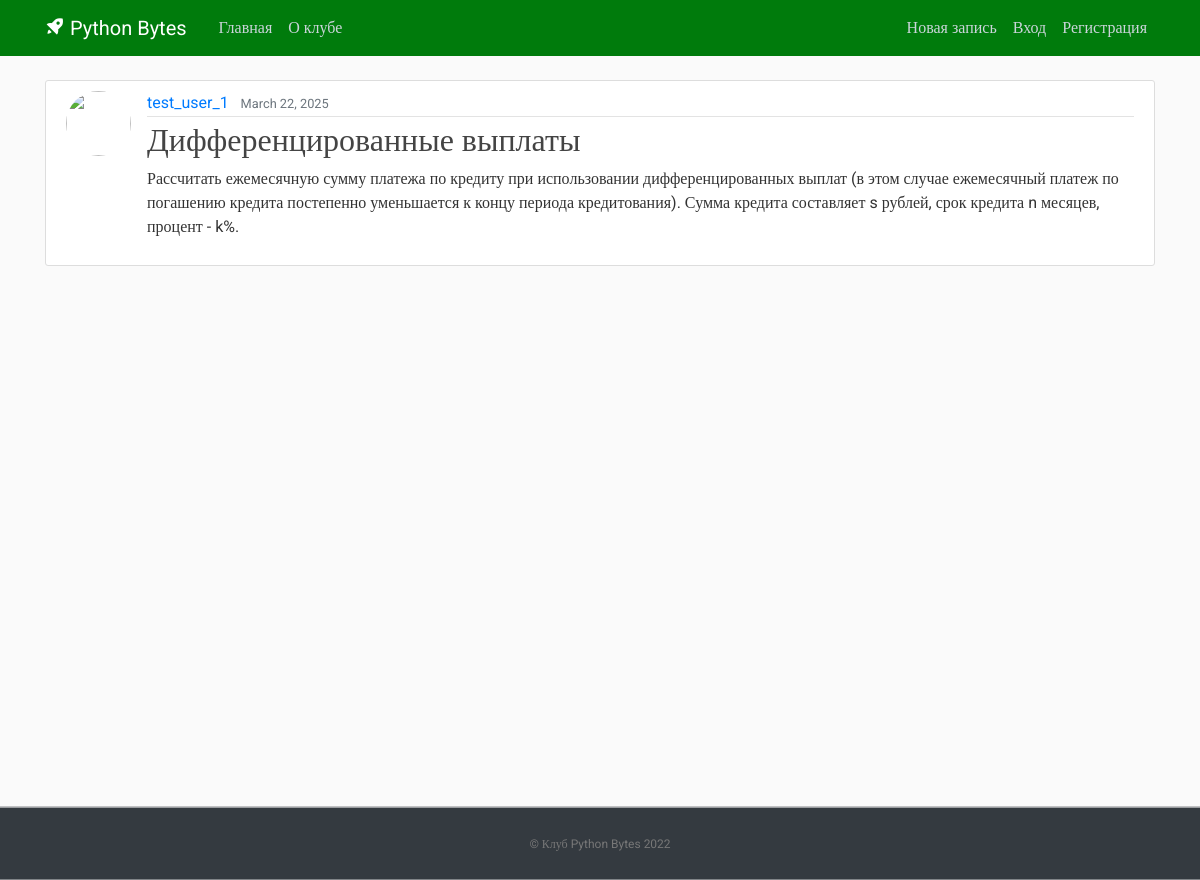
The page /post/8/ on the database its author committed.
### blog/models.py (models this page shows, shortened)
class Post(models.Model):
    title = models.CharField(max_length=100)
    content = models.TextField()
    date_posted = models.DateTimeField(default=timezone.now)
    author = models.ForeignKey(User, on_delete=models.CASCADE)

### blog/views.py (the view)
# urls.py: path('post/<int:pk>/', PostDetailView.as_view(), name='post-detail'),
class PostDetailView(DetailView):
    model = Post

### blog/templates/blog/post_detail.html (shortened to what this page needs)
{% extends "blog/base.html" %}
{% block content %}
  <article class="media content-section">
    <img class="rounded-circle article-img" src="{{ object.author.profile.image.url }}">
    <div class="media-body">
      <div class="article-metadata">
        <a class="mr-2" href="#">{{ object.author }}</a>
        <small class="text-muted">{{ object.date_posted|date:"F d, Y" }}</small>
      </div>
      <h2 class="article-title">{{ object.title }}</h2>
      <p class="article-content">{{ object.content }}</p>
    </div>
  </article>
{% endblock content %}

### blog/static/blog/main.css (style rules this page uses)
body, html { height:100%; width: 100%; }
body { margin:0; padding:0; background: #fafafa; color: #333333; margin-top: 5rem; font-family:Roboto; }
h1, h2, h3, h4, h5, h6 { color: #444444; }
.content-section { background: #ffffff; padding: 10px 20px; border: 1px solid #dddddd; border-radius: 3px; margin-bottom: 20px; }
.article-title { color: #444444; }
.article-content { white-space: pre-line; }
.article-img { height: 65px; width: 65px; margin-right: 16px; }
.article-metadata { padding-bottom: 1px; margin-bottom: 4px; border-bottom: 1px solid #e3e3e3 }

### rows shown on the page
Post: author "test_user_1", date_posted "March 22, 2025", title "Дифференцированные выплаты", content "Рассчитать ежемесячную сумму платежа по кредиту при использовании дифференцированных выплат (в этом случае ежемесячный платеж по погашению кредита постепенно уменьшается к концу периода кредитования). Сумма кредита составляет s рублей, срок кредита n месяцев, процент - k%."
